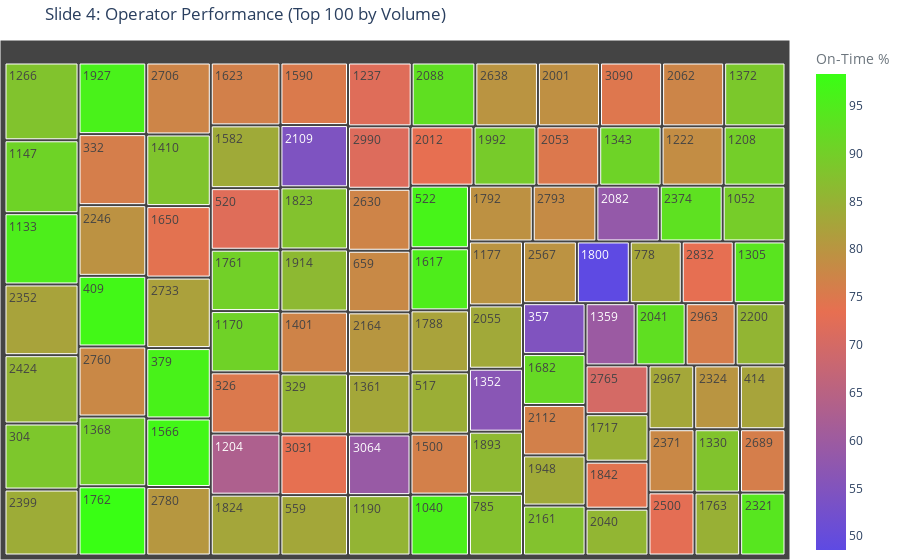

The code cell stored with this chart in its notebook:
### Code cell
# 3. TREEMAP - Operator Performance
operator = wego.groupby('OPERATOR').agg({
    'ADJUSTED_ONTIME_COUNT':'sum',
    'ADJUSTED_EARLY_COUNT':'sum',
    'ADJUSTED_LATE_COUNT':'sum'
}).reset_index()
operator['Total'] = operator[['ADJUSTED_ONTIME_COUNT','ADJUSTED_EARLY_COUNT','ADJUSTED_LATE_COUNT']].sum(axis=1)
operator['OnTime_Pct'] = (operator['ADJUSTED_ONTIME_COUNT'] / operator['Total'])*100
operator_top = operator.nlargest(100, 'Total')

fig = px.treemap(
    operator_top,
    path=['OPERATOR'],
    values='Total',
    color='OnTime_Pct',
    color_continuous_scale=PLOTLY_CONTINUOUS,
    title='Slide 4: Operator Performance (Top 100 by Volume)'
)
fig.update_layout(
    margin={'t':40,'l':0,'r':0,'b':0},
    coloraxis_colorbar=dict(title='On-Time %', tickcolor=WEGO_COLORS['slate'], titlefont=dict(color=WEGO_COLORS['slate']))
)
fig.show()

### Figure 1 — Plotly figure (JSON) as saved in the notebook; plotly's stock layout.template omitted (floating-point values rounded to 4 significant figures)
{"data": [{"branchvalues": "total", "customdata": [[88.57], [75.09], [85.4], [76.09], [54.67], [96.15], [97.06], [82.54], [84.3], [72.02], [96.37], [83.1], [77.91], [82.89], [87.65], [95.76], [89.62], [95.43], [90.8], [90.58], [79.88], [85.4], [63.08], [89.87], [78.66], [72.04], [88.03], [93.71], [88.0], [90.72], [56.35], [59.56], [83.04], [90.12], [88.85], [76.97], [88.21], [76.37], [97.05], [83.72], [75.37], [95.29], [76.4], [74.03], [91.85], [84.67], [90.17], [98.33], [84.73], [82.34], [79.38], [48.55], [87.75], [83.02], [74.1], [86.17], [86.26], [96.02], [83.66], [89.39], [79.2], [73.46], [85.67], [92.83], [74.96], [83.38], [77.31], [58.44], [92.83], [54.42], [76.42], [87.71], [80.25], [85.6], [79.55], [94.01], [80.08], [82.46], [77.73], [93.07], [84.03], [85.26], [72.89], [79.63], [77.06], [79.82], [75.99], [77.23], [82.01], [77.75], [69.96], [80.39], [78.3], [73.25], [75.87], [83.07], [71.61], [73.62], [59.05], [74.78]], "domain": {"x": [0, 1], "y": [0, 1]}, "hovertemplate": "labels=%{label}<br>Total=%{value}<br>parent=%{parent}<br>id=%{id}<br>OnTime_Pct=%{color}<extra></extra>", "ids": ["304", "326", "329", "332", "357", "379", "409", "414", "517", "520", "522", "559", "659", "778", "785", "1040", "1052", "1133", "1147", "1170", "1177", "1190", "1204", "1208", "1222", "1237", "1266", "1305", "1330", "1343", "1352", "1359", "1361", "1368", "1372", "1401", "1410", "1500", "1566", "1582", "1590", "1617", "1623", "1650", "1682", "1717", "1761", "1762", "1763", "1788", "1792", "1800", "1823", "1824", "1842", "1893", "1914", "1927", "1948", "1992", "2001", "2012", "2040", "2041", "2053", "2055", "2062", "2082", "2088", "2109", "2112", "2161", "2164", "2200", "2246", "2321", "2324", "2352", "2371", "2374", "2399", "2424", "2500", "2567", "2630", "2638", "2689", "2706", "2733", "2760", "2765", "2780", "2793", "2832", "2963", "2967", "2990", "3031", "3064", "3090"], "labels": ["304", "326", "329", "332", "357", "379", "409", "414", "517", "520", "522", "559", "659", "778", "785", "1040", "1052", "1133", "1147", "1170", "1177", "1190", "1204", "1208", "1222", "1237", "1266", "1305", "1330", "1343", "1352", "1359", "1361", "1368", "1372", "1401", "1410", "1500", "1566", "1582", "1590", "1617", "1623", "1650", "1682", "1717", "1761", "1762", "1763", "1788", "1792", "1800", "1823", "1824", "1842", "1893", "1914", "1927", "1948", "1992", "2001", "2012", "2040", "2041", "2053", "2055", "2062", "2082", "2088", "2109", "2112", "2161", "2164", "2200", "2246", "2321", "2324", "2352", "2371", "2374", "2399", "2424", "2500", "2567", "2630", "2638", "2689", "2706", "2733", "2760", "2765", "2780", "2793", "2832", "2963", "2967", "2990", "3031", "3064", "3090"], "marker": {"coloraxis": "coloraxis", "colors": [88.57, 75.09, 85.4, 76.09, 54.67, 96.15, 97.06, 82.54, 84.3, 72.02, 96.37, 83.1, 77.91, 82.89, 87.65, 95.76, 89.62, 95.43, 90.8, 90.58, 79.88, 85.4, 63.08, 89.87, 78.66, 72.04, 88.03, 93.71, 88.0, 90.72, 56.35, 59.56, 83.04, 90.12, 88.85, 76.97, 88.21, 76.37, 97.05, 83.72, 75.37, 95.29, 76.4, 74.03, 91.85, 84.67, 90.17, 98.33, 84.73, 82.34, 79.38, 48.55, 87.75, 83.02, 74.1, 86.17, 86.26, 96.02, 83.66, 89.39, 79.2, 73.46, 85.67, 92.83, 74.96, 83.38, 77.31, 58.44, 92.83, 54.42, 76.42, 87.71, 80.25, 85.6, 79.55, 94.01, 80.08, 82.46, 77.73, 93.07, 84.03, 85.26, 72.89, 79.63, 77.06, 79.82, 75.99, 77.23, 82.01, 77.75, 69.96, 80.39, 78.3, 73.25, 75.87, 83.07, 71.61, 73.62, 59.05, 74.78]}, "name": "", "parents": ["", "", "", "", "", "", "", "", "", "", "", "", "", "", "", "", "", "", "", "", "", "", "", "", "", "", "", "", "", "", "", "", "", "", "", "", "", "", "", "", "", "", "", "", "", "", "", "", "", "", "", "", "", "", "", "", "", "", "", "", "", "", "", "", "", "", "", "", "", "", "", "", "", "", "", "", "", "", "", "", "", "", "", "", "", "", "", "", "", "", "", "", "", "", "", "", "", "", "", ""], "type": "treemap", "values": [2433, 2120, 2048, 2392, 1584, 2259, 2380, 1449, 1783, 2134, 1819, 2030, 1915, 1596, 1660, 1770, 1743, 2625, 2686, 2123, 1720, 1877, 2118, 1826, 1832, 2021, 2865, 1590, 1433, 1842, 1693, 1548, 1887, 2349, 1947, 2080, 2298, 1773, 2200, 2175, 2103, 1806, 2178, 2295, 1583, 1487, 2126, 2333, 1428, 1801, 1770, 1625, 2090, 2108, 1471, 1670, 2089, 2413, 1561, 1857, 1971, 1861, 1465, 1548, 1853, 1703, 1970, 1759, 2021, 2093, 1569, 1554, 1909, 1542, 2382, 1420, 1451, 2605, 1446, 1746, 2429, 2517, 1446, 1654, 1927, 1987, 1433, 2310, 2262, 2360, 1528, 2198, 1765, 1596, 1546, 1453, 1941, 2043, 1885, 1971]}], "layout": {"coloraxis": {"colorbar": {"tickcolor": "#6C757D", "title": {"font": {"color": "#6C757D"}, "text": "On-Time %"}}, "colorscale": [[0, "#5E4AE3"], [0.5, "#E76F51"], [1, "#39FF14"]]}, "legend": {"tracegroupgap": 0}, "margin": {"b": 0, "l": 0, "r": 0, "t": 40}, "title": {"text": "Slide 4: Operator Performance (Top 100 by Volume)"}}}
